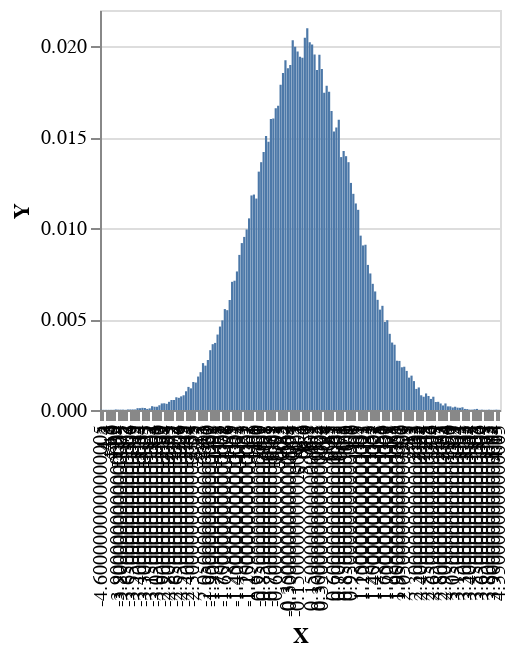

Here is the notebook cell this chart was saved with:
### Markdown cell above
We'd like to view a histogram of samples, which in the limit of many samples should tend to the PDF of a normal distribution. Again, we could apply a histogram to the list of samples, but it's nicer to apply a `histogram` function to `multipleDraws`, to define a distribution over histograms from which we'll sample.

### Code cell
sampleIO $ plotVega . toEmpirical . toBins 0.05 <$> replicateM 100000 model2

### Figure 1 — Vega-Lite specification as saved in the notebook (floating-point values rounded to 4 significant figures; data arrays with more than 128 entries replaced by an {"elided": "..."} marker saying what was removed)
{"$schema": "https://vega.github.io/schema/vega-lite/v4.json", "data": {"values": {"elided": "165 records"}}, "encoding": {"x": {"field": "X", "sort": {"elided": "165 str values"}, "type": "nominal"}, "y": {"field": "Y", "type": "quantitative"}}, "height": 200, "mark": "bar", "width": 200}
